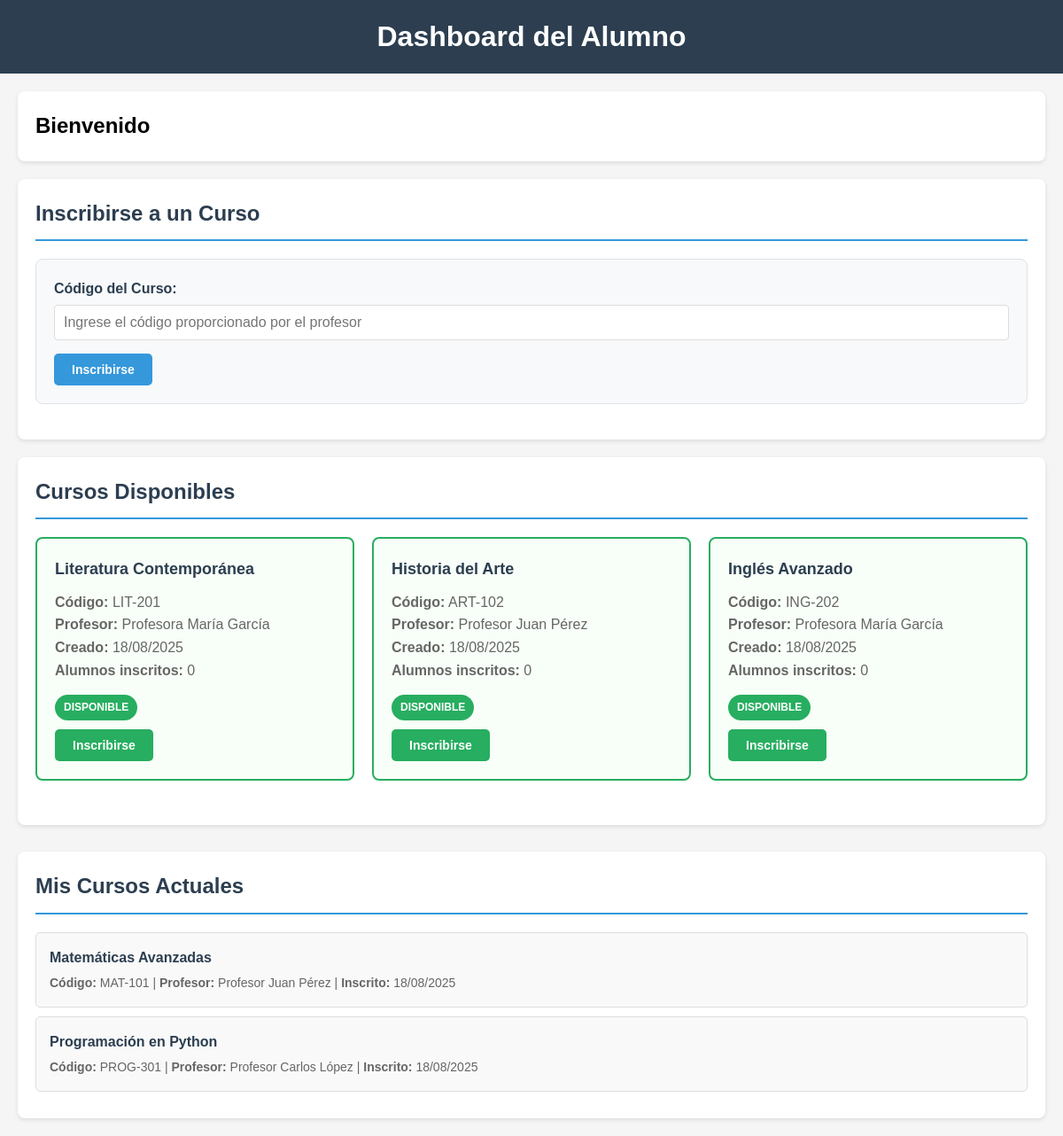
/vista_alumno.php (signed in), run on the app's committed database.
### tables this page shows
CREATE TABLE `cursos` (
  `id` int(11) NOT NULL,
  `nombre` varchar(150) NOT NULL,
  `codigo` varchar(50) NOT NULL,
  `profesor_id` int(11) NOT NULL,
  `creado_en` timestamp NULL DEFAULT current_timestamp()
);

CREATE TABLE `usuarios` (
  `id` int(11) NOT NULL,
  `nombre` varchar(100) NOT NULL,
  `correo` varchar(150) NOT NULL,
  `contrasena` varchar(255) NOT NULL,
  `rol` enum('profesor','alumno') NOT NULL,
  `creado_en` timestamp NULL DEFAULT current_timestamp()
);

CREATE TABLE `inscripciones` (
  `id` int(11) NOT NULL,
  `alumno_id` int(11) NOT NULL,
  `curso_id` int(11) NOT NULL,
  `fecha_inscripcion` timestamp NULL DEFAULT current_timestamp()
);

### model/Database.php (called while the page is built, shortened)
<?php
class Database
{
  private $host = 'localhost';
  private $port = '3306';
  private $database = 'sistema_cursos';
  private $username = 'root';
  private $password = '';
  private $connection;
  private function connect()
  {
    try {
      $dsn = "mysql:host={$this->host};port={$this->port};dbname={$this->database};charset=utf8mb4";
      $this->connection = new PDO($dsn, $this->username, $this->password);
      $this->connection->setAttribute(PDO::ATTR_ERRMODE, PDO::ERRMODE_EXCEPTION);
      $this->connection->setAttribute(PDO::ATTR_DEFAULT_FETCH_MODE, PDO::FETCH_ASSOC);
    } catch (PDOException $e) {
      throw new Exception("Error de conexión a la base de datos: " . $e->getMessage());
    }
  }
  public function getConnection()
  {
    return $this->connection;
  }
}

### model/Curso.php (called while the page is built, shortened)
<?php
require_once 'Database.php';
class Curso
{
  private $connection;
  public $id;
  public function __construct()
  {
    $this->db = new Database();
    $this->connection = $this->db->getConnection();
  }
  public function obtenerTodos()
  {
    $query = "SELECT c.*, u.nombre as profesor_nombre
                  FROM cursos c
                  LEFT JOIN usuarios u ON c.profesor_id = u.id
                  ORDER BY c.creado_en DESC";
    $stmt = $this->connection->prepare($query);
    $stmt->execute();
    return $stmt->fetchAll();
  }
  public function obtenerPorAlumno($alumno_id)
  {
    $query = "SELECT c.*, u.nombre as profesor_nombre, i.fecha_inscripcion
                  FROM cursos c
                  LEFT JOIN usuarios u ON c.profesor_id = u.id
                  INNER JOIN inscripciones i ON c.id = i.curso_id
                  WHERE i.alumno_id = :alumno_id
                  ORDER BY i.fecha_inscripcion DESC";
    $stmt = $this->connection->prepare($query);
    $stmt->bindParam(':alumno_id', $alumno_id);
    $stmt->execute();
    return $stmt->fetchAll();
  }
  public function contarAlumnosInscritos()
  {
    $query = "SELECT COUNT(*) as total FROM inscripciones WHERE curso_id = :id";
    $stmt = $this->connection->prepare($query);
    $stmt->bindParam(':id', $this->id);
    $stmt->execute();
    $result = $stmt->fetch();
    return $result['total'];
  }
}

### vista_alumno.php (the view, shortened to what this page needs)
<?php
require_once 'model/Database.php';
require_once 'model/Curso.php';
$database = new Database();
$db = $database->getConnection();
$curso = new Curso($db);
$cursos_disponibles = [];
$cursos_totales = $curso->obtenerTodos();
$cursos_inscritos = $curso->obtenerPorAlumno($_SESSION['usuario_id']);
$cursos_inscritos_ids = array_column($cursos_inscritos, 'id');
foreach ($cursos_totales as $curso_item) {
    if (!in_array($curso_item['id'], $cursos_inscritos_ids)) {
        $curso_item['alumnos_inscritos'] = $curso->contarAlumnosInscritos($curso_item['id']);
        $cursos_disponibles[] = $curso_item;
    }
}
?>
<!DOCTYPE html>
<html lang="es">
<head>
</head>
<body>
    <div class="header">
        <h1>Dashboard del Alumno</h1>
    </div>
    <div class="container">
        <div class="user-info">
            <h2>Bienvenido</h2>
        </div>
        <div class="courses-section">
            <h2 class="section-title">Inscribirse a un Curso</h2>
            <div class="enrollment-form">
                <form method="POST" action="">
                    <div class="form-group">
                        <label for="codigo_curso">Código del Curso:</label>
                        <input type="text" id="codigo_curso" name="codigo_curso"
                               placeholder="Ingrese el código proporcionado por el profesor" required>
                    </div>
                    <button type="submit" class="btn btn-primary">Inscribirse</button>
                </form>
            </div>
        </div>
        <div class="courses-section">
            <h2 class="section-title">Cursos Disponibles</h2>
            <?php if (empty($cursos_disponibles)): ?>
                <div class="no-courses">
                    <p>No hay cursos disponibles para inscripción en este momento.</p>
                </div>
            <?php else: ?>
                <div class="course-grid">
                    <?php foreach ($cursos_disponibles as $curso_item): ?>
                        <div class="course-card available">
                            <div class="course-name"><?php echo htmlspecialchars($curso_item['nombre']); ?></div>
                            <div class="course-info">
                                <p><strong>Código:</strong> <?php echo htmlspecialchars($curso_item['codigo']); ?></p>
                                <p><strong>Profesor:</strong> <?php echo htmlspecialchars($curso_item['profesor_nombre']); ?></p>
                                <p><strong>Creado:</strong> <?php echo date('d/m/Y', strtotime($curso_item['creado_en'])); ?></p>
                                <p><strong>Alumnos inscritos:</strong> <?php echo $curso_item['alumnos_inscritos']; ?></p>
                            </div>
                            <span class="course-status status-available">DISPONIBLE</span>
                            <br>
                            <form method="POST" action="" style="display: inline;">
                                <button type="submit" class="btn btn-enroll">Inscribirse</button>
                            </form>
                        </div>
                    <?php endforeach; ?>
                </div>
            <?php endif; ?>
        </div>
        <div class="my-courses">
            <div class="courses-section">
                <h2 class="section-title">Mis Cursos Actuales</h2>
                <?php
                $cursos_inscritos = $curso->obtenerPorAlumno($_SESSION['usuario_id']);
                if (empty($cursos_inscritos)): ?>
                    <div class="no-courses">
                        <p>No estás inscrito en ningún curso actualmente.</p>
                    </div>
                <?php else: ?>
                    <?php foreach ($cursos_inscritos as $curso_inscrito): ?>
                        <div class="enrolled-course">
                            <div class="course-details">
                                <h4><?php echo htmlspecialchars($curso_inscrito['nombre']); ?></h4>
                                <p>
                                    <strong>Código:</strong> <?php echo htmlspecialchars($curso_inscrito['codigo']); ?> |
                                    <strong>Profesor:</strong> <?php echo htmlspecialchars($curso_inscrito['profesor_nombre']); ?> |
                                    <strong>Inscrito:</strong> <?php echo date('d/m/Y', strtotime($curso_inscrito['fecha_inscripcion'])); ?>
                                </p>
                            </div>
                        </div>
                    <?php endforeach; ?>
                <?php endif; ?>
            </div>
        </div>
    </div>
</body>
</html>

### vista_alumno.php (style rules this page uses)
* { margin: 0; padding: 0; box-sizing: border-box; }
body { font-family: Arial, sans-serif; background-color: #f5f5f5; line-height: 1.6; }
.header { background-color: #2c3e50; color: white; padding: 1rem; text-align: center; }
.container { max-width: 1200px; margin: 20px auto; padding: 0 20px; }
.user-info { background-color: white; padding: 20px; border-radius: 8px; margin-bottom: 20px; box-shadow: 0 2px 5px rgba(0,0,0,0.1); }
.courses-section { background-color: white; padding: 20px; border-radius: 8px; box-shadow: 0 2px 5px rgba(0,0,0,0.1); margin-bottom: 20px; }
.section-title { color: #2c3e50; margin-bottom: 20px; border-bottom: 2px solid #3498db; padding-bottom: 10px; }
.enrollment-form { background-color: #f8f9fa; padding: 20px; border-radius: 8px; margin-bottom: 20px; border: 1px solid #dee2e6; }
.form-group { margin-bottom: 15px; }
.form-group label { display: block; margin-bottom: 5px; font-weight: bold; color: #2c3e50; }
.form-group input { width: 100%; padding: 10px; border: 1px solid #ddd; border-radius: 4px; font-size: 16px; }
.btn { padding: 10px 20px; border: none; border-radius: 5px; cursor: pointer; font-size: 14px; font-weight: bold; transition: background-color 0.3s; }
.btn-primary { background-color: #3498db; color: white; }
.btn-enroll { background-color: #27ae60; color: white; }
.course-grid { display: grid; grid-template-columns: repeat(auto-fit, minmax(350px, 1fr)); gap: 20px; margin-bottom: 30px; }
.course-card { border: 2px solid #ddd; border-radius: 8px; padding: 20px; transition: all 0.3s; }
.course-card.available { border-color: #27ae60; background-color: #f8fff8; }
.course-name { font-size: 18px; font-weight: bold; margin-bottom: 10px; color: #2c3e50; }
.course-info { color: #666; margin-bottom: 15px; }
.course-status { display: inline-block; padding: 5px 10px; border-radius: 15px; font-size: 12px; font-weight: bold; margin-bottom: 10px; }
.status-available { background-color: #27ae60; color: white; }
.my-courses { margin-top: 30px; }
.enrolled-course { display: flex; justify-content: space-between; align-items: center; padding: 15px; border: 1px solid #ddd; border-radius: 5px; margin-bottom: 10px; background-color: #f9f9f9; }
.course-details h4 { color: #2c3e50; margin-bottom: 5px; }
.course-details p { color: #666; font-size: 14px; }

### data on the page
cursos: nombre "Literatura Contemporánea", codigo "LIT-201", profesor.nombre "Profesora María García", creado_en "18/08/2025", alumnos_inscritos "0"
cursos: nombre "Historia del Arte", codigo "ART-102", profesor.nombre "Profesor Juan Pérez", creado_en "18/08/2025", alumnos_inscritos "0"
cursos: nombre "Inglés Avanzado", codigo "ING-202", profesor.nombre "Profesora María García", creado_en "18/08/2025", alumnos_inscritos "0"
inscripciones: curso.nombre "Matemáticas Avanzadas", curso.codigo "MAT-101", usuarios.nombre "Profesor Juan Pérez", fecha_inscripcion "18/08/2025"
inscripciones: curso.nombre "Programación en Python", curso.codigo "PROG-301", usuarios.nombre "Profesor Carlos López", fecha_inscripcion "18/08/2025"
